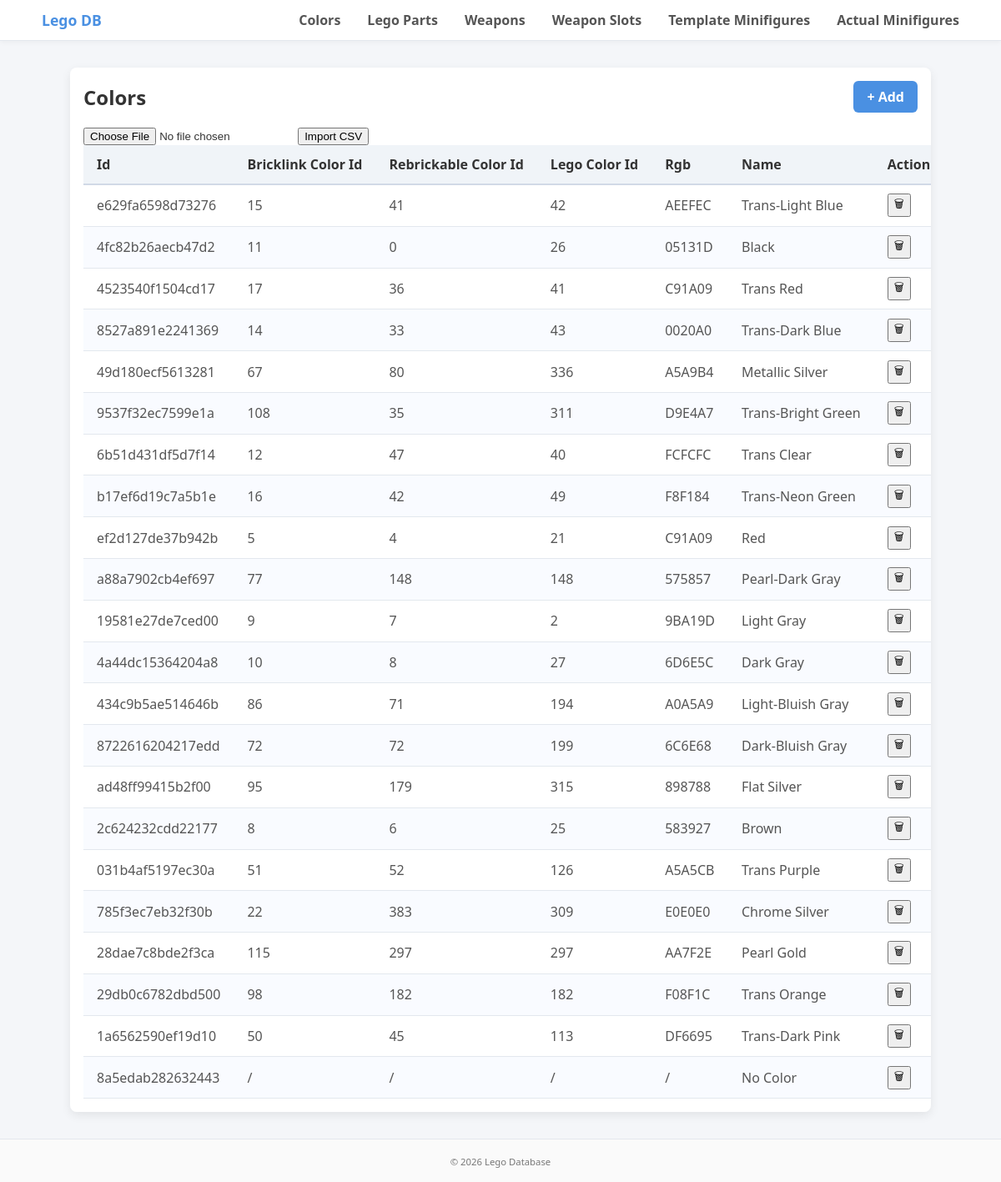
Page /colors on the committed database.
### tables this page shows
CREATE TABLE colors (
id TEXT,
bricklink_color_id TEXT,
rebrickable_color_id TEXT,
lego_color_id TEXT,
rgb_value TEXT,
name TEXT,
PRIMARY KEY (id)
);

### frontend/lego_web/app.py (the view)
    @app.route("/colors")
    def render_colors():
        mng = ColorWebManager(db)
        return render_generic(web_mng=mng)

### backend/lego_db/db_converter/generic_managers.py (called while the page is built)
    def get_models(self) -> list[BasicModel]:
        records = self.db.get_records(self.table)
        return [self._model_from_record(record) for record in records]

### backend/lego_db/db_converter/repo_managers.py (called while the page is built)
    def _model_from_record(self, record: Record) -> Color:
        data = {e.attribute.name: e.value for e in record.elements}
        data.pop(PRIMARY_KEY_NAME)
        return Color(**data)

### backend/lego_db/lego_models.py (called while the page is built)
    def __post_init__(self):
        missing = []
        for f in self.creation_fields():
            value = getattr(self, f.name, None)
            if value is None:
                missing.append(f.name)
            elif isinstance(value, str) and value.strip() == "":
                missing.append(f.name)
            elif isinstance(value, (dict, list, set, frozenset)) and not value:
                missing.append(f.name)
        if missing:
            raise ValueError(f"Missing required creation fields: {missing}")
        for f in fields(self):
            if f.name == "id":
                continue
            value = getattr(self, f.name)
            if value is None:
                if f.default_factory is not MISSING:
                    object.__setattr__(self, f.name, f.default_factory())
        object.__setattr__(self, "id", self.compute_id())

    def compute_id(self) -> str:
        base = self.id_source()
        digest = hashlib.sha256(base.encode()).hexdigest()
        return digest[:16]

    @classmethod
    def creation_fields(cls) -> list[Field]:
        return [
            f for f in fields(cls)
            if f.metadata.get("id_field", False)
        ]

    def id_source(self):
        return f"{self.bricklink_color_id}"

### backend/sql_api/db.py (called while the page is built)
    def get_records(self, table: Table) -> list[Record]:
        sql = f"SELECT * FROM {table.name}"
        with self._connect() as db:
            cursor = db.execute(sql)
            rows = cursor.fetchall()
        records = []
        for row in rows:
            elements = []
            for attr in table.attributes:
                value = row[attr.name]
                elements.append(Element(attribute=attr, value=value))
            records.append(Record(elements=elements))
        return records

    def _connect(self) -> sqlite3.Connection:
        conn = sqlite3.connect(self.db_name)
        conn.row_factory = sqlite3.Row
        conn.execute("PRAGMA foreign_keys = ON")
        return conn

### backend/sql_api/models.py (called while the page is built)
    def __post_init__(self):
        self.validate()

### frontend/api_managers/base_web_managers.py (called while the page is built)
    def get_columns(self) -> list[str]:
        return self.columns

### frontend/lego_web/templates/generic.html
{% extends "base.html" %}
{% block content %}
<div class="table-container">
  <div class="table-header">
    <h2>{{ title }}</h2>
    <a class="add-btn" href="{{ url_for('add_form', entity=entity) }}">+ Add</a>
  </div>
  <form method="POST"
        action="{{ url_for('upload_csv', entity=entity) }}"
        enctype="multipart/form-data"
        class="csv-upload-form">
    <input type="file" name="csv_file" accept=".csv" required>
    <button type="submit">Import CSV</button>
  </form>
  <table class="modern-table">
    <thead>
      <tr>
        {% for column in columns %}
          <th>{{ column.replace("_", " ").title() }}</th>
        {% endfor %}
        <th>Actions</th>
      </tr>
    </thead>
    <tbody>
      {% for row in rows %}
      <tr>
        {% for column in columns %}
          <td>{{ row[column] if (row[column] is not none) and (row is not none) else "-" }}</td>
        {% endfor %}
        <td class="actions">
            <form method="POST"
                    action="{{ url_for('delete', entity=entity, id=row[columns[0]]) }}"
                    onsubmit="return confirm('Confirm Deletion');">
                <button type="submit" class="btn-delete">🗑</button>
            </form>
        </td>
      </tr>
      {% endfor %}
    </tbody>
  </table>
</div>
{% endblock %}

### frontend/lego_web/templates/base.html (shortened to what this page needs)
<!DOCTYPE html>
<html lang="en">
<head>
    <link rel="stylesheet" href="{{ url_for('static', filename='style.css') }}">
</head>
<body>
    <header class="app-header">
    <div class="nav-container">
        <a class="logo" href="{{ url_for('home') }}">Lego DB</a>
        <nav class="nav-links">
        {% for key, endpoint in entity_routes.items() %}
            <a href="{{ url_for(endpoint) }}">
            {{ entity_names[key] }}
            </a>
        {% endfor %}
        </nav>
    </div>
    </header>
    <main class="app-main">
        {% block content %}{% endblock %}
    </main>
    <footer class="app-footer">
        <small>&copy; 2026 Lego Database</small>
    </footer>
</body>
</html>

### frontend/lego_web/static/style.css (style rules this page uses)
body { margin: 0; font-family: 'Segoe UI', system-ui, -apple-system, sans-serif; background-color: #f4f6f9; color: #333; }
.app-header { background-color: #ffffff; border-bottom: 1px solid #e3e8ee; box-shadow: 0 2px 6px rgba(0, 0, 0, 0.04); }
.nav-container { max-width: 1100px; margin: 0 auto; padding: 0.75rem 1.25rem; display: flex; align-items: center; justify-content: space-between; }
.nav-links { display: flex; gap: 1rem; flex-wrap: wrap; }
.logo { font-size: 1.1rem; font-weight: 700; color: #4a90e2; text-decoration: none; }
.nav-links a { margin-left: 1rem; font-weight: 600; color: #555; text-decoration: none; }
.app-main { max-width: 1100px; margin: 2rem auto; padding: 0 1.25rem; }
.app-footer { text-align: center; padding: 1rem; font-size: 0.85rem; color: #777; border-top: 1px solid #e3e8ee; background-color: #fafafa; }
.table-container { max-width: 1000px; margin: 0 auto; background: #fff; border-radius: 8px; box-shadow: 0 4px 12px rgba(0,0,0,0.08); padding: 1rem; overflow-x: auto; }
.table-header { display: flex; justify-content: space-between; align-items: center; margin-bottom: 1rem; }
.table-header h2 { margin: 0; font-size: 1.5rem; color: #333; }
.add-btn { background-color: #4a90e2; color: #fff; text-decoration: none; padding: 0.5rem 1rem; border-radius: 6px; font-weight: 600; transition: 0.2s; }
.modern-table { width: 100%; border-collapse: separate; border-spacing: 0; font-family: 'Segoe UI', sans-serif; }
.modern-table thead th { background-color: #f0f4f8; color: #333; font-weight: 700; text-align: left; padding: 0.75rem 1rem; border-bottom: 2px solid #d1d9e6; }
.modern-table tbody td { padding: 0.65rem 1rem; border-bottom: 1px solid #e3e8ee; color: #555; }
.modern-table tbody tr:nth-child(even) { background-color: #f9fbff; }
.modern-table td, .modern-table th { white-space: nowrap; }

### rows in the picture
colors: id "e629fa6598d73276" "15" "41" "42" "AEEFEC" "Trans-Light Blue"
colors: id "4fc82b26aecb47d2" "11" "0" "26" "05131D" "Black"
colors: id "4523540f1504cd17" "17" "36" "41" "C91A09" "Trans Red"
colors: id "8527a891e2241369" "14" "33" "43" "0020A0" "Trans-Dark Blue"
colors: id "49d180ecf5613281" "67" "80" "336" "A5A9B4" "Metallic Silver"
colors: id "9537f32ec7599e1a" "108" "35" "311" "D9E4A7" "Trans-Bright Green"
colors: id "6b51d431df5d7f14" "12" "47" "40" "FCFCFC" "Trans Clear"
colors: id "b17ef6d19c7a5b1e" "16" "42" "49" "F8F184" "Trans-Neon Green"
colors: id "ef2d127de37b942b" "5" "4" "21" "C91A09" "Red"
colors: id "a88a7902cb4ef697" "77" "148" "148" "575857" "Pearl-Dark Gray"
colors: id "19581e27de7ced00" "9" "7" "2" "9BA19D" "Light Gray"
colors: id "4a44dc15364204a8" "10" "8" "27" "6D6E5C" "Dark Gray"
colors: id "434c9b5ae514646b" "86" "71" "194" "A0A5A9" "Light-Bluish Gray"
colors: id "8722616204217edd" "72" "72" "199" "6C6E68" "Dark-Bluish Gray"
colors: id "ad48ff99415b2f00" "95" "179" "315" "898788" "Flat Silver"
colors: id "2c624232cdd22177" "8" "6" "25" "583927" "Brown"
colors: id "031b4af5197ec30a" "51" "52" "126" "A5A5CB" "Trans Purple"
colors: id "785f3ec7eb32f30b" "22" "383" "309" "E0E0E0" "Chrome Silver"
colors: id "28dae7c8bde2f3ca" "115" "297" "297" "AA7F2E" "Pearl Gold"
colors: id "29db0c6782dbd500" "98" "182" "182" "F08F1C" "Trans Orange"
colors: id "1a6562590ef19d10" "50" "45" "113" "DF6695" "Trans-Dark Pink"
colors: id "8a5edab282632443" "/" "/" "/" "/" "No Color"

### other values in the picture
{{ entity_names[key] }} "Colors" "Lego Parts" "Weapons" "Weapon Slots" "Template Minifigures" "Actual Minifigures"
{{ title }} "Colors"
{{ column.replace("_", " ").title() }} "Id" "Bricklink Color Id" "Rebrickable Color Id" "Lego Color Id" "Rgb" "Name"
